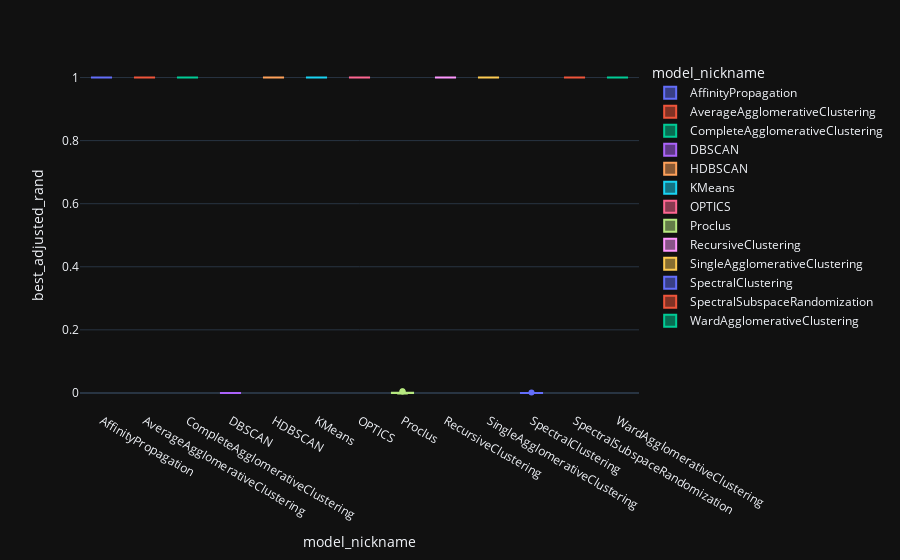

The notebook cell this image was saved under:
### Markdown cell above
# Plots

### Code cell
df = df_common.copy()
df = df.loc[df['n_samples'] == 1000]
df = df.loc[df['n_features'] == 1000]
df = df.loc[df['pct_random'] == 0.5]
df = df.loc[df['class_sep'] == 100.0]
df = df.sort_values('model_nickname')
fig = px.box(df, x='model_nickname', y='best_adjusted_rand', color='model_nickname')
fig.show()

### Figure 1 — Plotly figure (JSON) as saved in the notebook; plotly's stock layout.template omitted (floating-point values rounded to 4 significant figures)
{"data": [{"alignmentgroup": "True", "hovertemplate": "model_nickname=%{x}<br>best_adjusted_rand=%{y}<extra></extra>", "legendgroup": "AffinityPropagation", "marker": {"color": "#636efa"}, "name": "AffinityPropagation", "notched": false, "offsetgroup": "AffinityPropagation", "orientation": "v", "showlegend": true, "x": ["AffinityPropagation", "AffinityPropagation", "AffinityPropagation", "AffinityPropagation", "AffinityPropagation", "AffinityPropagation", "AffinityPropagation", "AffinityPropagation", "AffinityPropagation", "AffinityPropagation"], "x0": " ", "xaxis": "x", "y": [1.0, 1.0, 1.0, 1.0, 1.0, 1.0, 1.0, 1.0, 1.0, 1.0], "y0": " ", "yaxis": "y", "type": "box"}, {"alignmentgroup": "True", "hovertemplate": "model_nickname=%{x}<br>best_adjusted_rand=%{y}<extra></extra>", "legendgroup": "AverageAgglomerativeClustering", "marker": {"color": "#EF553B"}, "name": "AverageAgglomerativeClustering", "notched": false, "offsetgroup": "AverageAgglomerativeClustering", "orientation": "v", "showlegend": true, "x": ["AverageAgglomerativeClustering", "AverageAgglomerativeClustering", "AverageAgglomerativeClustering", "AverageAgglomerativeClustering", "AverageAgglomerativeClustering", "AverageAgglomerativeClustering", "AverageAgglomerativeClustering", "AverageAgglomerativeClustering", "AverageAgglomerativeClustering", "AverageAgglomerativeClustering"], "x0": " ", "xaxis": "x", "y": [1.0, 1.0, 1.0, 1.0, 1.0, 1.0, 1.0, 1.0, 1.0, 1.0], "y0": " ", "yaxis": "y", "type": "box"}, {"alignmentgroup": "True", "hovertemplate": "model_nickname=%{x}<br>best_adjusted_rand=%{y}<extra></extra>", "legendgroup": "CompleteAgglomerativeClustering", "marker": {"color": "#00cc96"}, "name": "CompleteAgglomerativeClustering", "notched": false, "offsetgroup": "CompleteAgglomerativeClustering", "orientation": "v", "showlegend": true, "x": ["CompleteAgglomerativeClustering", "CompleteAgglomerativeClustering", "CompleteAgglomerativeClustering", "CompleteAgglomerativeClustering", "CompleteAgglomerativeClustering", "CompleteAgglomerativeClustering", "CompleteAgglomerativeClustering", "CompleteAgglomerativeClustering", "CompleteAgglomerativeClustering", "CompleteAgglomerativeClustering"], "x0": " ", "xaxis": "x", "y": [1.0, 1.0, 1.0, 1.0, 1.0, 1.0, 1.0, 1.0, 1.0, 1.0], "y0": " ", "yaxis": "y", "type": "box"}, {"alignmentgroup": "True", "hovertemplate": "model_nickname=%{x}<br>best_adjusted_rand=%{y}<extra></extra>", "legendgroup": "DBSCAN", "marker": {"color": "#ab63fa"}, "name": "DBSCAN", "notched": false, "offsetgroup": "DBSCAN", "orientation": "v", "showlegend": true, "x": ["DBSCAN", "DBSCAN", "DBSCAN", "DBSCAN", "DBSCAN", "DBSCAN", "DBSCAN", "DBSCAN", "DBSCAN", "DBSCAN"], "x0": " ", "xaxis": "x", "y": [0.0, 0.0, 0.0, 0.0, 0.0, 0.0, 0.0, 0.0, 0.0, 0.0], "y0": " ", "yaxis": "y", "type": "box"}, {"alignmentgroup": "True", "hovertemplate": "model_nickname=%{x}<br>best_adjusted_rand=%{y}<extra></extra>", "legendgroup": "HDBSCAN", "marker": {"color": "#FFA15A"}, "name": "HDBSCAN", "notched": false, "offsetgroup": "HDBSCAN", "orientation": "v", "showlegend": true, "x": ["HDBSCAN", "HDBSCAN", "HDBSCAN", "HDBSCAN", "HDBSCAN", "HDBSCAN", "HDBSCAN", "HDBSCAN", "HDBSCAN", "HDBSCAN"], "x0": " ", "xaxis": "x", "y": [1.0, 1.0, 1.0, 1.0, 1.0, 1.0, 1.0, 1.0, 1.0, 1.0], "y0": " ", "yaxis": "y", "type": "box"}, {"alignmentgroup": "True", "hovertemplate": "model_nickname=%{x}<br>best_adjusted_rand=%{y}<extra></extra>", "legendgroup": "KMeans", "marker": {"color": "#19d3f3"}, "name": "KMeans", "notched": false, "offsetgroup": "KMeans", "orientation": "v", "showlegend": true, "x": ["KMeans", "KMeans", "KMeans", "KMeans", "KMeans", "KMeans", "KMeans", "KMeans", "KMeans", "KMeans"], "x0": " ", "xaxis": "x", "y": [1.0, 1.0, 1.0, 1.0, 1.0, 1.0, 1.0, 1.0, 1.0, 1.0], "y0": " ", "yaxis": "y", "type": "box"}, {"alignmentgroup": "True", "hovertemplate": "model_nickname=%{x}<br>best_adjusted_rand=%{y}<extra></extra>", "legendgroup": "OPTICS", "marker": {"color": "#FF6692"}, "name": "OPTICS", "notched": false, "offsetgroup": "OPTICS", "orientation": "v", "showlegend": true, "x": ["OPTICS", "OPTICS", "OPTICS", "OPTICS", "OPTICS", "OPTICS", "OPTICS", "OPTICS", "OPTICS", "OPTICS"], "x0": " ", "xaxis": "x", "y": [1.0, 1.0, 1.0, 1.0, 1.0, 1.0, 1.0, 1.0, 1.0, 1.0], "y0": " ", "yaxis": "y", "type": "box"}, {"alignmentgroup": "True", "hovertemplate": "model_nickname=%{x}<br>best_adjusted_rand=%{y}<extra></extra>", "legendgroup": "Proclus", "marker": {"color": "#B6E880"}, "name": "Proclus", "notched": false, "offsetgroup": "Proclus", "orientation": "v", "showlegend": true, "x": ["Proclus", "Proclus", "Proclus", "Proclus", "Proclus", "Proclus", "Proclus", "Proclus", "Proclus", "Proclus"], "x0": " ", "xaxis": "x", "y": [0.0009078, 0.005061, 0.0007055, -0.000216, -8.496e-05, 9.064e-06, -0.0003356, 0.004287, 8.483e-05, -0.001698], "y0": " ", "yaxis": "y", "type": "box"}, {"alignmentgroup": "True", "hovertemplate": "model_nickname=%{x}<br>best_adjusted_rand=%{y}<extra></extra>", "legendgroup": "RecursiveClustering", "marker": {"color": "#FF97FF"}, "name": "RecursiveClustering", "notched": false, "offsetgroup": "RecursiveClustering", "orientation": "v", "showlegend": true, "x": ["RecursiveClustering", "RecursiveClustering", "RecursiveClustering", "RecursiveClustering", "RecursiveClustering", "RecursiveClustering", "RecursiveClustering", "RecursiveClustering", "RecursiveClustering", "RecursiveClustering"], "x0": " ", "xaxis": "x", "y": [1.0, 1.0, 1.0, 1.0, 1.0, 1.0, 1.0, 1.0, 1.0, 1.0], "y0": " ", "yaxis": "y", "type": "box"}, {"alignmentgroup": "True", "hovertemplate": "model_nickname=%{x}<br>best_adjusted_rand=%{y}<extra></extra>", "legendgroup": "SingleAgglomerativeClustering", "marker": {"color": "#FECB52"}, "name": "SingleAgglomerativeClustering", "notched": false, "offsetgroup": "SingleAgglomerativeClustering", "orientation": "v", "showlegend": true, "x": ["SingleAgglomerativeClustering", "SingleAgglomerativeClustering", "SingleAgglomerativeClustering", "SingleAgglomerativeClustering", "SingleAgglomerativeClustering", "SingleAgglomerativeClustering", "SingleAgglomerativeClustering", "SingleAgglomerativeClustering", "SingleAgglomerativeClustering", "SingleAgglomerativeClustering"], "x0": " ", "xaxis": "x", "y": [1.0, 1.0, 1.0, 1.0, 1.0, 1.0, 1.0, 1.0, 1.0, 1.0], "y0": " ", "yaxis": "y", "type": "box"}, {"alignmentgroup": "True", "hovertemplate": "model_nickname=%{x}<br>best_adjusted_rand=%{y}<extra></extra>", "legendgroup": "SpectralClustering", "marker": {"color": "#636efa"}, "name": "SpectralClustering", "notched": false, "offsetgroup": "SpectralClustering", "orientation": "v", "showlegend": true, "x": ["SpectralClustering", "SpectralClustering", "SpectralClustering", "SpectralClustering", "SpectralClustering", "SpectralClustering", "SpectralClustering", "SpectralClustering", "SpectralClustering", "SpectralClustering"], "x0": " ", "xaxis": "x", "y": [-0.000167, -0.0002034, -1.735e-06, -0.0001641, -0.000211, -4.133e-05, -7.056e-05, 0.00102, 1.724e-05, -1.119e-05], "y0": " ", "yaxis": "y", "type": "box"}, {"alignmentgroup": "True", "hovertemplate": "model_nickname=%{x}<br>best_adjusted_rand=%{y}<extra></extra>", "legendgroup": "SpectralSubspaceRandomization", "marker": {"color": "#EF553B"}, "name": "SpectralSubspaceRandomization", "notched": false, "offsetgroup": "SpectralSubspaceRandomization", "orientation": "v", "showlegend": true, "x": ["SpectralSubspaceRandomization", "SpectralSubspaceRandomization", "SpectralSubspaceRandomization", "SpectralSubspaceRandomization", "SpectralSubspaceRandomization", "SpectralSubspaceRandomization", "SpectralSubspaceRandomization", "SpectralSubspaceRandomization", "SpectralSubspaceRandomization", "SpectralSubspaceRandomization"], "x0": " ", "xaxis": "x", "y": [1.0, 1.0, 1.0, 1.0, 1.0, 1.0, 1.0, 1.0, 1.0, 1.0], "y0": " ", "yaxis": "y", "type": "box"}, {"alignmentgroup": "True", "hovertemplate": "model_nickname=%{x}<br>best_adjusted_rand=%{y}<extra></extra>", "legendgroup": "WardAgglomerativeClustering", "marker": {"color": "#00cc96"}, "name": "WardAgglomerativeClustering", "notched": false, "offsetgroup": "WardAgglomerativeClustering", "orientation": "v", "showlegend": true, "x": ["WardAgglomerativeClustering", "WardAgglomerativeClustering", "WardAgglomerativeClustering", "WardAgglomerativeClustering", "WardAgglomerativeClustering", "WardAgglomerativeClustering", "WardAgglomerativeClustering", "WardAgglomerativeClustering", "WardAgglomerativeClustering", "WardAgglomerativeClustering"], "x0": " ", "xaxis": "x", "y": [1.0, 1.0, 1.0, 1.0, 1.0, 1.0, 1.0, 1.0, 1.0, 1.0], "y0": " ", "yaxis": "y", "type": "box"}], "layout": {"xaxis": {"anchor": "y", "domain": [0.0, 1.0], "title": {"text": "model_nickname"}, "categoryorder": "array", "categoryarray": ["AffinityPropagation", "AverageAgglomerativeClustering", "CompleteAgglomerativeClustering", "DBSCAN", "HDBSCAN", "KMeans", "OPTICS", "Proclus", "RecursiveClustering", "SingleAgglomerativeClustering", "SpectralClustering", "SpectralSubspaceRandomization", "WardAgglomerativeClustering"]}, "yaxis": {"anchor": "x", "domain": [0.0, 1.0], "title": {"text": "best_adjusted_rand"}}, "legend": {"title": {"text": "model_nickname"}, "tracegroupgap": 0}, "margin": {"t": 60}, "boxmode": "overlay"}}
